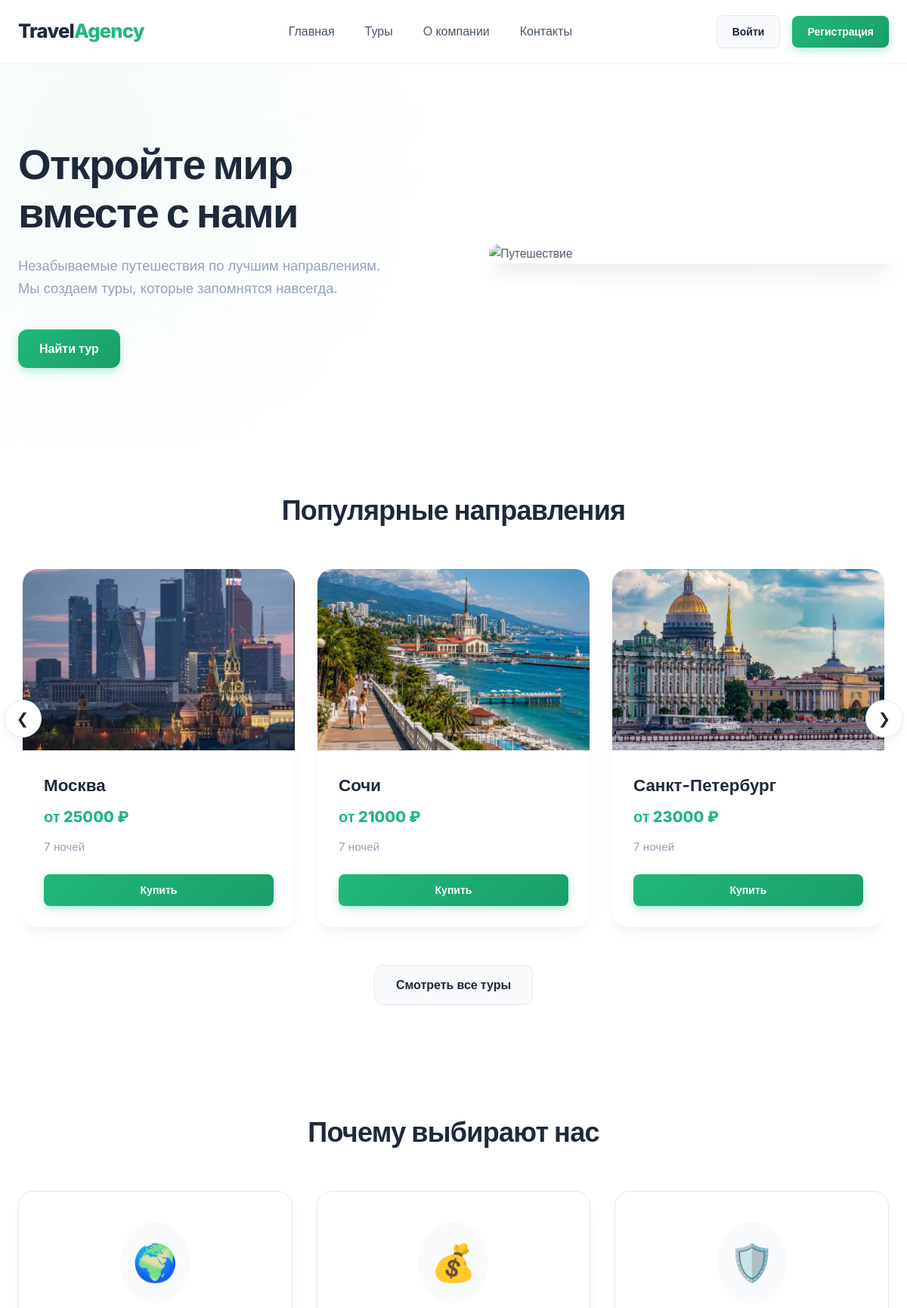
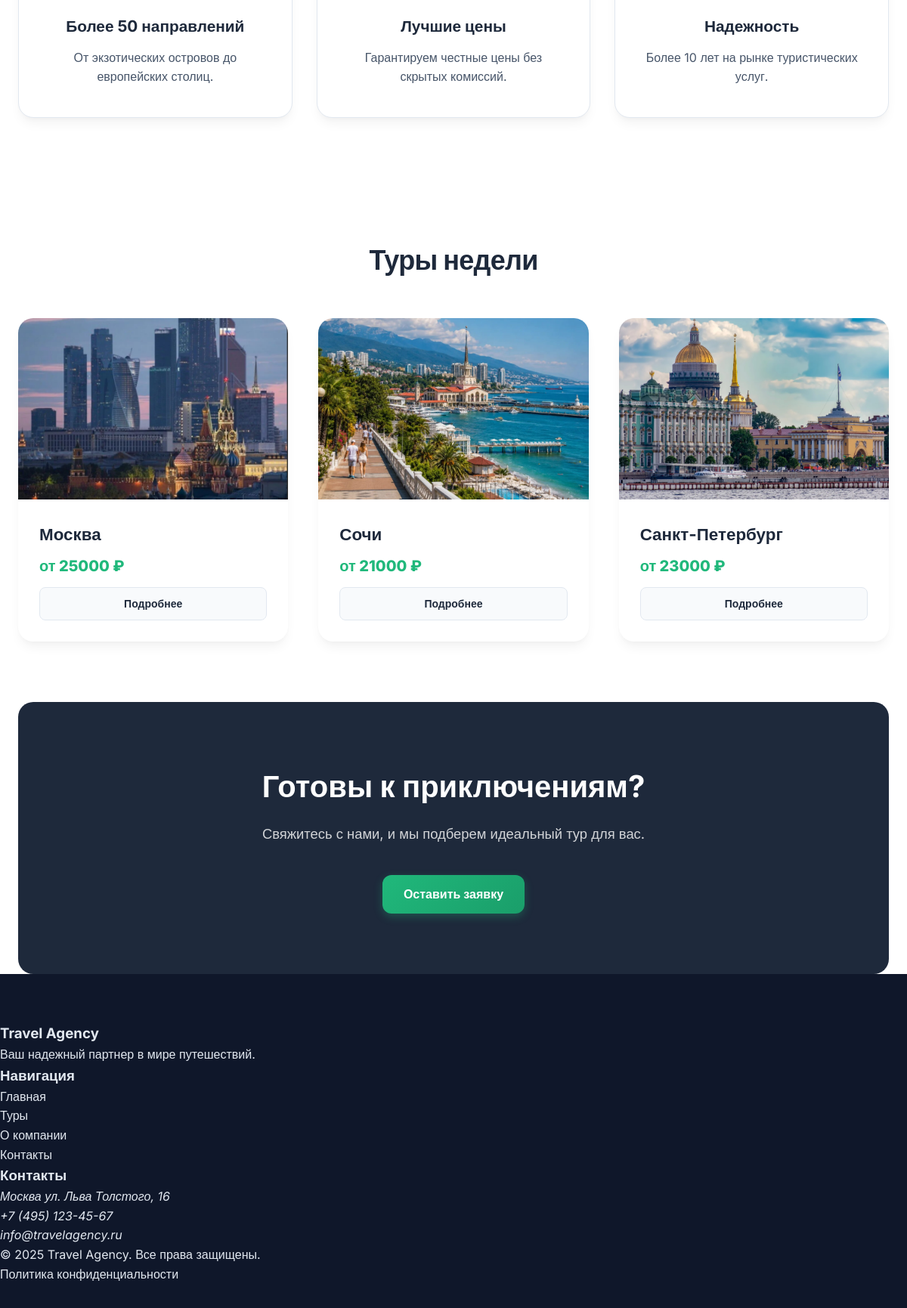
The page / on the database its author committed (2 pictures, top to bottom).
### travel_agent/models.py (models this page shows, shortened)
class Tour(models.Model):
    title = models.CharField(max_length=200, verbose_name="Название тура")
    category = models.ForeignKey(Category, on_delete=models.CASCADE, related_name='tours', verbose_name="Категория")
    description = models.TextField(verbose_name="Описание")
    price = models.DecimalField(max_digits=10, decimal_places=2, verbose_name="Цена")
    duration = models.PositiveIntegerField(default=7, verbose_name="Длительность (ночей)")
    image = models.ImageField(upload_to='tours/', blank=True, null=True, verbose_name="Изображение")
    is_active = models.BooleanField(default=True, verbose_name="Активен")
    class Meta:
        verbose_name = "Тур"
        verbose_name_plural = "Туры"

### travel_agent/views.py (the view)
# urls.py: path('', views.home, name='home'),
def home(request):
    tours = Tour.objects.filter(is_active=True)[:6]
    return render(request, 'main.html', {'tours': tours})

### travel/templates/main.html
{% extends 'base.html' %}
{% block content %}
<section class="hero">
    <div class="hero__container">
        <div class="hero__content">
            <h1 class="hero__title">Откройте мир вместе с нами</h1>
            <p class="hero__subtitle">Незабываемые путешествия по лучшим направлениям. Мы создаем туры, которые запомнятся навсегда.</p>
            <a href="{% url 'tour_list' %}" class="button button_theme_primary">Найти тур</a>
        </div>
        <div class="hero__image">
            <img src="https://images.unsplash.com/photo-1488646953014-85cb44e25828?w=600&h=400&fit=crop" alt="Путешествие" class="hero__img">
        </div>
    </div>
</section>
<section class="slider-section section">
    <div class="container">
        <h2 class="section__title">Популярные направления</h2>
        <div class="tour-slider-wrapper">
            <button class="tour-slider-btn prev" id="tour-prev" aria-label="Назад">&#10094;</button>
            <button class="tour-slider-btn next" id="tour-next" aria-label="Вперед">&#10095;</button>
            <div class="tour-slider" id="tour-slider">
                {% for tour in tours %}
                <article class="tour-card">
                    {% if tour.image %}
                        <img src="{{ tour.image.url }}" alt="{{ tour.title }}" class="tour-card__image">
                    {% else %}
                        <img src="https://images.unsplash.com/photo-1507525428034-b723cf961d3e?w=400&h=300&fit=crop" alt="{{ tour.title }}" class="tour-card__image">
                    {% endif %}
                    <div class="tour-card__content">
                        <h3 class="tour-card__title">{{ tour.title }}</h3>
                        <p class="tour-card__price">от {{ tour.price|floatformat:0 }} ₽</p>
                        <p class="tour-card__desc">{{ tour.duration }} ночей</p>
                        <a href="{% url 'buy_tour' tour.id %}" class="button button_theme_primary button_size_s">Купить</a>
                    </div>
                </article>
                {% empty %}
                <p style="width: 100%; text-align: center; color: var(--color-text-light);">Туры пока не добавлены.</p>
                {% endfor %}
            </div>
        </div>
        <div style="text-align: center; margin-top: 30px;">
            <a href="{% url 'tour_list' %}" class="button button_theme_secondary">Смотреть все туры</a>
        </div>
    </div>
</section>
<section class="features section">
    <div class="container">
        <h2 class="section__title">Почему выбирают нас</h2>
        <div class="features__grid">
            <article class="feature-card">
                <div class="feature-card__icon">🌍</div>
                <h3 class="feature-card__title">Более 50 направлений</h3>
                <p class="feature-card__text">От экзотических островов до европейских столиц.</p>
            </article>
            <article class="feature-card">
                <div class="feature-card__icon">💰</div>
                <h3 class="feature-card__title">Лучшие цены</h3>
                <p class="feature-card__text">Гарантируем честные цены без скрытых комиссий.</p>
            </article>
            <article class="feature-card">
                <div class="feature-card__icon">🛡️</div>
                <h3 class="feature-card__title">Надежность</h3>
                <p class="feature-card__text">Более 10 лет на рынке туристических услуг.</p>
            </article>
        </div>
    </div>
</section>
<section class="popular-tours section">
    <div class="container">
        <h2 class="section__title">Туры недели</h2>
        <div class="tours-grid">
            {% for tour in tours|slice:":3" %}
            <article class="tour-card">
                {% if tour.image %}
                    <img src="{{ tour.image.url }}" alt="{{ tour.title }}" class="tour-card__image">
                {% else %}
                    <img src="https://images.unsplash.com/photo-1507525428034-b723cf961d3e?w=400&h=300&fit=crop" alt="{{ tour.title }}" class="tour-card__image">
                {% endif %}
                <div class="tour-card__content">
                    <h3 class="tour-card__title">{{ tour.title }}</h3>
                    <p class="tour-card__price">от {{ tour.price|floatformat:0 }} ₽</p>
                    <a href="{% url 'tour_list' %}" class="button button_theme_secondary button_size_s">Подробнее</a>
                </div>
            </article>
            {% endfor %}
        </div>
    </div>
</section>
<section class="cta section">
    <div class="container">
        <div class="cta__content">
            <h2 class="cta__title">Готовы к приключениям?</h2>
            <p class="cta__text">Свяжитесь с нами, и мы подберем идеальный тур для вас.</p>
            <a href="{% url 'contacts' %}" class="button button_theme_primary">Оставить заявку</a>
        </div>
    </div>
</section>
{% endblock %}

### rows shown on the page
Tour: image (picture), title "Москва", price "25000", duration "7"
Tour: image (picture), title "Сочи", price "21000", duration "7"
Tour: image (picture), title "Санкт-Петербург", price "23000", duration "7"
